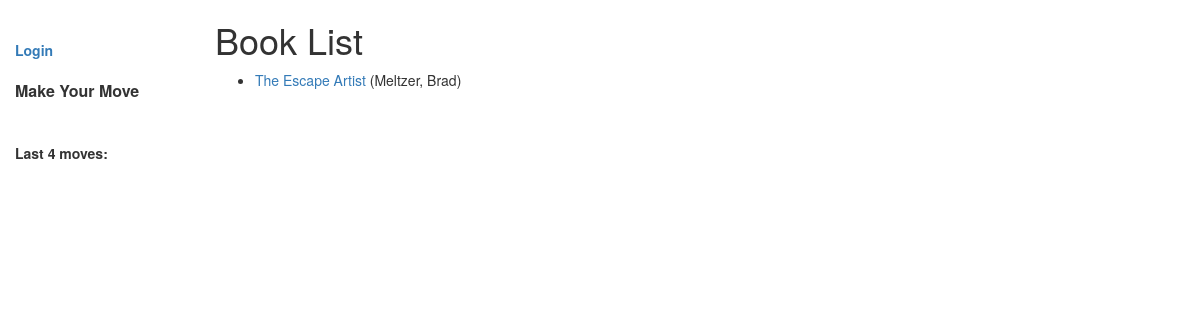
Before: /catalog/books/ with the older database file.
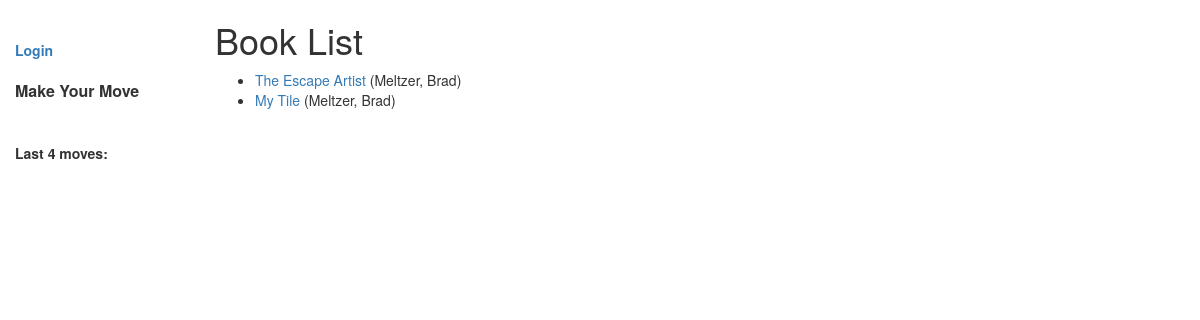
After: the same page with the newer database file.
### catalog/models.py (models this page shows, shortened)
class Book(models.Model):
    title = models.CharField(max_length=200)
    author = models.ForeignKey('Author', on_delete=models.SET_NULL, null=True)
    summary = models.TextField(max_length=1000, help_text='Enter a brief description of the book')
    isbn = models.CharField('ISBN', max_length=13,
                            help_text='13 Character <a href="https://www.isbn-international.org/content/what-isbn">ISBN number</a>')
    genre = models.ManyToManyField(Genre, help_text='Select a genre for this book')
    def get_absolute_url(self):
        return reverse('book-detail', args=[str(self.id)])
    def display_genre(self):
        """
        Creates a string for the Genre. This is required to display genre in Admin.
        """
        return ', '.join([genre.name for genre in self.genre.all()[:3]])
    display_genre.short_description = 'Genre'

class Author(models.Model):
    first_name = models.CharField(max_length=100)
    last_name = models.CharField(max_length=100)
    date_of_birth = models.DateField(null=True, blank=True)
    date_of_death = models.DateField('died', null=True, blank=True)
    class Meta:
        ordering = ["last_name", "first_name"]
    def __str__(self):
        return '{0}, {1}'.format(self.last_name, self.first_name)

### catalog/views.py (the view)
# urls.py: path('books/', views.BookListView.as_view(), name='books'),
class BookListView(generic.ListView):
    model = Book
    def get_context_data(self, **kwargs):
        context = super(BookListView, self).get_context_data(**kwargs)
        context['some_data'] = 'This is just some data'
        return context

### catalog/templates/catalog/book_list.html
{% extends "base_generic.html" %}
{% block content %}
    <h1>Book List</h1>
    {% if book_list %}
    <ul>
      {% for book in book_list %}
      <li>
        <a href="{{ book.get_absolute_url }}">{{ book.title }}</a> ({{book.author}})
      </li>
      {% endfor %}
    </ul>
    {% else %}
      <p>There are no books in the library.</p>
    {% endif %}
{% endblock %}

### coup/templates/base_generic.html (shortened to what this page needs)
<!DOCTYPE html>
<html lang="en">
<head>
    <link rel="stylesheet" href="https://maxcdn.bootstrapcdn.com/bootstrap/3.3.7/css/bootstrap.min.css">
    {% load static %}
    <link rel="stylesheet" href="{% static 'css/styles.css' %}">
</head>
<body>
<div class="container-fluid">
    <div class="row">
        <div class="col-sm-2">
            {% block sidebar %}
            <ul class="sidebar-nav">
                <br>
                {% if user.is_authenticated %}
                <b><li>User: {{ user.get_username }}</li></b>
                <br>
                <li><a href="{% url 'logout'%}?next={{request.path}}"><b>Logout</b></a></li>
                {% else %}
                <li><a href="{% url 'login'%}?next={{request.path}}"><b>Login</b></a></li>
                {% endif %}
                <br>
                <font size="3"><b>Make Your Move</b></font>
                <br>
                <br>
                <br>
                <li><b>Last 4 moves:</b></li>
                <br>
                <br>
            </ul>
            {% endblock %}
        </div>
        <div class="col-sm-10 ">
            {% block content %}{% endblock %}
        </div>
    </div>
</div>
</body>
</html>

### catalog/static/css/styles.css (style rules this page uses)
.sidebar-nav { margin-top: 20px; padding: 0; list-style: none; }

Changed rows visible on the page:
added Book: title "My Tile", author "Meltzer, Brad"
